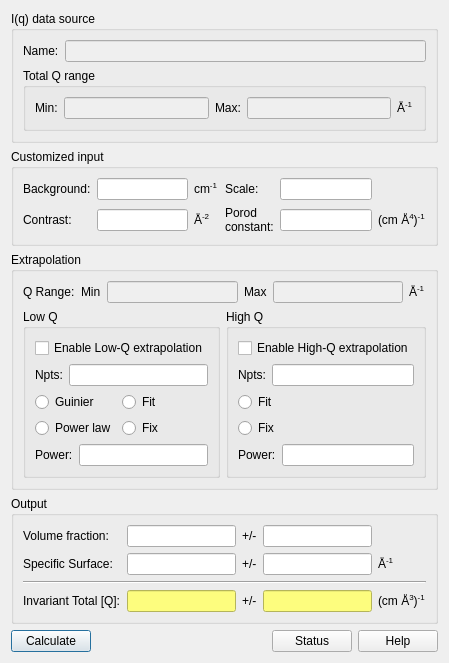
<?xml version="1.0" encoding="UTF-8"?>
<ui version="4.0">
 <class>Dialog</class>
 <widget class="QDialog" name="Dialog">
  <property name="geometry">
   <rect>
    <x>0</x>
    <y>0</y>
    <width>439</width>
    <height>636</height>
   </rect>
  </property>
  <property name="windowTitle">
   <string>Dialog</string>
  </property>
  <layout class="QGridLayout" name="gridLayout_6">
   <item row="0" column="0">
    <widget class="QGroupBox" name="groupBox">
     <property name="title">
      <string>I(q) data source</string>
     </property>
     <layout class="QGridLayout" name="gridLayout_2">
      <item row="0" column="0">
       <layout class="QHBoxLayout" name="horizontalLayout_4">
        <item>
         <widget class="QLabel" name="label">
          <property name="text">
           <string>Name:</string>
          </property>
         </widget>
        </item>
        <item>
         <widget class="QLineEdit" name="lineEdit">
          <property name="enabled">
           <bool>false</bool>
          </property>
          <property name="readOnly">
           <bool>false</bool>
          </property>
         </widget>
        </item>
       </layout>
      </item>
      <item row="1" column="0">
       <widget class="QGroupBox" name="groupBox_2">
        <property name="title">
         <string>Total Q range</string>
        </property>
        <layout class="QGridLayout" name="gridLayout">
         <item row="0" column="0">
          <layout class="QHBoxLayout" name="horizontalLayout">
           <item>
            <widget class="QLabel" name="label_3">
             <property name="text">
              <string>Min:</string>
             </property>
            </widget>
           </item>
           <item>
            <widget class="QLineEdit" name="lineEdit_2">
             <property name="enabled">
              <bool>false</bool>
             </property>
            </widget>
           </item>
           <item>
            <widget class="QLabel" name="label_4">
             <property name="text">
              <string>Max:</string>
             </property>
            </widget>
           </item>
           <item>
            <widget class="QLineEdit" name="lineEdit_3">
             <property name="enabled">
              <bool>false</bool>
             </property>
            </widget>
           </item>
           <item>
            <widget class="QLabel" name="label_2">
             <property name="text">
              <string>&lt;html&gt;&lt;head/&gt;&lt;body&gt;&lt;p&gt;Å&lt;span style=&quot; vertical-align:super;&quot;&gt;-1&lt;/span&gt;&lt;/p&gt;&lt;/body&gt;&lt;/html&gt;</string>
             </property>
            </widget>
           </item>
          </layout>
         </item>
        </layout>
       </widget>
      </item>
     </layout>
    </widget>
   </item>
   <item row="1" column="0">
    <widget class="QGroupBox" name="groupBox_3">
     <property name="title">
      <string>Customized input</string>
     </property>
     <layout class="QGridLayout" name="gridLayout_4">
      <item row="0" column="0">
       <layout class="QGridLayout" name="gridLayout_3">
        <item row="0" column="0">
         <widget class="QLabel" name="label_5">
          <property name="text">
           <string>Background:</string>
          </property>
         </widget>
        </item>
        <item row="0" column="1">
         <widget class="QLineEdit" name="lineEdit_4"/>
        </item>
        <item row="0" column="2">
         <widget class="QLabel" name="label_8">
          <property name="text">
           <string>&lt;html&gt;&lt;head/&gt;&lt;body&gt;&lt;p&gt;cm&lt;span style=&quot; vertical-align:super;&quot;&gt;-1&lt;/span&gt;&lt;/p&gt;&lt;/body&gt;&lt;/html&gt;</string>
          </property>
         </widget>
        </item>
        <item row="0" column="3">
         <widget class="QLabel" name="label_9">
          <property name="text">
           <string>Scale:</string>
          </property>
         </widget>
        </item>
        <item row="0" column="4">
         <widget class="QLineEdit" name="lineEdit_6"/>
        </item>
        <item row="1" column="0">
         <widget class="QLabel" name="label_6">
          <property name="text">
           <string>Contrast:</string>
          </property>
         </widget>
        </item>
        <item row="1" column="1">
         <widget class="QLineEdit" name="lineEdit_5"/>
        </item>
        <item row="1" column="2">
         <widget class="QLabel" name="label_7">
          <property name="text">
           <string>&lt;html&gt;&lt;head/&gt;&lt;body&gt;&lt;p&gt;Å&lt;span style=&quot; vertical-align:super;&quot;&gt;-2&lt;/span&gt;&lt;/p&gt;&lt;/body&gt;&lt;/html&gt;</string>
          </property>
         </widget>
        </item>
        <item row="1" column="3">
         <widget class="QLabel" name="label_10">
          <property name="text">
           <string>&lt;html&gt;&lt;head/&gt;&lt;body&gt;&lt;p&gt;Porod&lt;br/&gt;constant:&lt;/p&gt;&lt;/body&gt;&lt;/html&gt;</string>
          </property>
         </widget>
        </item>
        <item row="1" column="4">
         <widget class="QLineEdit" name="lineEdit_7"/>
        </item>
        <item row="1" column="5">
         <widget class="QLabel" name="label_11">
          <property name="text">
           <string>&lt;html&gt;&lt;head/&gt;&lt;body&gt;&lt;p&gt;(cm Å&lt;span style=&quot; vertical-align:super;&quot;&gt;4&lt;/span&gt;)&lt;span style=&quot; vertical-align:super;&quot;&gt;-1&lt;/span&gt;&lt;/p&gt;&lt;/body&gt;&lt;/html&gt;</string>
          </property>
         </widget>
        </item>
       </layout>
      </item>
     </layout>
    </widget>
   </item>
   <item row="2" column="0">
    <widget class="QGroupBox" name="groupBox_4">
     <property name="title">
      <string>Extrapolation</string>
     </property>
     <layout class="QGridLayout" name="gridLayout_9">
      <item row="0" column="0" colspan="2">
       <layout class="QHBoxLayout" name="horizontalLayout_2">
        <item>
         <widget class="QLabel" name="label_12">
          <property name="text">
           <string>Q Range:</string>
          </property>
         </widget>
        </item>
        <item>
         <widget class="QLabel" name="label_14">
          <property name="text">
           <string>Min</string>
          </property>
         </widget>
        </item>
        <item>
         <widget class="QLineEdit" name="lineEdit_8">
          <property name="enabled">
           <bool>false</bool>
          </property>
         </widget>
        </item>
        <item>
         <widget class="QLabel" name="label_13">
          <property name="text">
           <string>Max</string>
          </property>
         </widget>
        </item>
        <item>
         <widget class="QLineEdit" name="lineEdit_9">
          <property name="enabled">
           <bool>false</bool>
          </property>
         </widget>
        </item>
        <item>
         <widget class="QLabel" name="label_15">
          <property name="text">
           <string>&lt;html&gt;&lt;head/&gt;&lt;body&gt;&lt;p&gt;Å&lt;span style=&quot; vertical-align:super;&quot;&gt;-1&lt;/span&gt;&lt;/p&gt;&lt;/body&gt;&lt;/html&gt;</string>
          </property>
         </widget>
        </item>
       </layout>
      </item>
      <item row="1" column="0">
       <widget class="QGroupBox" name="groupBox_5">
        <property name="title">
         <string>Low Q</string>
        </property>
        <layout class="QGridLayout" name="gridLayout_7">
         <item row="0" column="0">
          <widget class="QCheckBox" name="checkBox">
           <property name="text">
            <string>Enable Low-Q extrapolation</string>
           </property>
          </widget>
         </item>
         <item row="1" column="0">
          <layout class="QHBoxLayout" name="horizontalLayout_3">
           <item>
            <widget class="QLabel" name="label_16">
             <property name="text">
              <string>Npts:</string>
             </property>
            </widget>
           </item>
           <item>
            <widget class="QLineEdit" name="lineEdit_10"/>
           </item>
          </layout>
         </item>
         <item row="2" column="0">
          <layout class="QFormLayout" name="formLayout">
           <item row="0" column="0">
            <widget class="QRadioButton" name="radioButton">
             <property name="text">
              <string>Guinier</string>
             </property>
             <attribute name="buttonGroup">
              <string notr="true">buttonGroup</string>
             </attribute>
            </widget>
           </item>
           <item row="0" column="1">
            <widget class="QRadioButton" name="radioButton_3">
             <property name="text">
              <string>Fit</string>
             </property>
             <attribute name="buttonGroup">
              <string notr="true">buttonGroup_2</string>
             </attribute>
            </widget>
           </item>
           <item row="1" column="0">
            <widget class="QRadioButton" name="radioButton_2">
             <property name="text">
              <string>Power law</string>
             </property>
             <attribute name="buttonGroup">
              <string notr="true">buttonGroup</string>
             </attribute>
            </widget>
           </item>
           <item row="1" column="1">
            <widget class="QRadioButton" name="radioButton_4">
             <property name="text">
              <string>Fix</string>
             </property>
             <attribute name="buttonGroup">
              <string notr="true">buttonGroup_2</string>
             </attribute>
            </widget>
           </item>
          </layout>
         </item>
         <item row="3" column="0">
          <layout class="QHBoxLayout" name="horizontalLayout_6">
           <item>
            <widget class="QLabel" name="label_17">
             <property name="text">
              <string>Power:</string>
             </property>
            </widget>
           </item>
           <item>
            <widget class="QLineEdit" name="lineEdit_11"/>
           </item>
          </layout>
         </item>
        </layout>
       </widget>
      </item>
      <item row="1" column="1">
       <widget class="QGroupBox" name="groupBox_6">
        <property name="title">
         <string>High Q</string>
        </property>
        <layout class="QGridLayout" name="gridLayout_8">
         <item row="0" column="0">
          <widget class="QCheckBox" name="checkBox_2">
           <property name="text">
            <string>Enable High-Q extrapolation</string>
           </property>
          </widget>
         </item>
         <item row="1" column="0">
          <layout class="QHBoxLayout" name="horizontalLayout_5">
           <item>
            <widget class="QLabel" name="label_18">
             <property name="text">
              <string>Npts:</string>
             </property>
            </widget>
           </item>
           <item>
            <widget class="QLineEdit" name="lineEdit_12"/>
           </item>
          </layout>
         </item>
         <item row="2" column="0">
          <layout class="QFormLayout" name="formLayout_2">
           <item row="0" column="0">
            <widget class="QRadioButton" name="radioButton_7">
             <property name="text">
              <string>Fit</string>
             </property>
             <attribute name="buttonGroup">
              <string notr="true">buttonGroup_3</string>
             </attribute>
            </widget>
           </item>
           <item row="1" column="0">
            <widget class="QRadioButton" name="radioButton_8">
             <property name="text">
              <string>Fix</string>
             </property>
             <attribute name="buttonGroup">
              <string notr="true">buttonGroup_3</string>
             </attribute>
            </widget>
           </item>
          </layout>
         </item>
         <item row="3" column="0">
          <layout class="QHBoxLayout" name="horizontalLayout_7">
           <item>
            <widget class="QLabel" name="label_19">
             <property name="text">
              <string>Power:</string>
             </property>
            </widget>
           </item>
           <item>
            <widget class="QLineEdit" name="lineEdit_13"/>
           </item>
          </layout>
         </item>
        </layout>
       </widget>
      </item>
     </layout>
    </widget>
   </item>
   <item row="3" column="0">
    <widget class="QGroupBox" name="groupBox_7">
     <property name="title">
      <string>Output</string>
     </property>
     <layout class="QGridLayout" name="gridLayout_5">
      <item row="0" column="0">
       <widget class="QLabel" name="label_21">
        <property name="text">
         <string>Volume fraction:</string>
        </property>
       </widget>
      </item>
      <item row="0" column="1">
       <widget class="QLineEdit" name="lineEdit_14">
        <property name="enabled">
         <bool>true</bool>
        </property>
        <property name="readOnly">
         <bool>true</bool>
        </property>
       </widget>
      </item>
      <item row="0" column="2">
       <widget class="QLabel" name="label_20">
        <property name="text">
         <string>+/-</string>
        </property>
       </widget>
      </item>
      <item row="0" column="3">
       <widget class="QLineEdit" name="lineEdit_15">
        <property name="enabled">
         <bool>true</bool>
        </property>
        <property name="readOnly">
         <bool>true</bool>
        </property>
       </widget>
      </item>
      <item row="1" column="0">
       <widget class="QLabel" name="label_22">
        <property name="text">
         <string>Specific Surface:</string>
        </property>
       </widget>
      </item>
      <item row="1" column="1">
       <widget class="QLineEdit" name="lineEdit_17">
        <property name="enabled">
         <bool>true</bool>
        </property>
        <property name="readOnly">
         <bool>true</bool>
        </property>
       </widget>
      </item>
      <item row="1" column="2">
       <widget class="QLabel" name="label_23">
        <property name="text">
         <string>+/-</string>
        </property>
       </widget>
      </item>
      <item row="1" column="3">
       <widget class="QLineEdit" name="lineEdit_16">
        <property name="enabled">
         <bool>true</bool>
        </property>
        <property name="readOnly">
         <bool>true</bool>
        </property>
       </widget>
      </item>
      <item row="1" column="4">
       <widget class="QLabel" name="label_24">
        <property name="text">
         <string>&lt;html&gt;&lt;head/&gt;&lt;body&gt;&lt;p&gt;Å&lt;span style=&quot; vertical-align:super;&quot;&gt;-1&lt;/span&gt;&lt;/p&gt;&lt;/body&gt;&lt;/html&gt;</string>
        </property>
       </widget>
      </item>
      <item row="2" column="0" colspan="5">
       <widget class="Line" name="line">
        <property name="orientation">
         <enum>Qt::Horizontal</enum>
        </property>
       </widget>
      </item>
      <item row="3" column="0">
       <widget class="QLabel" name="label_25">
        <property name="text">
         <string>Invariant Total [Q]:</string>
        </property>
       </widget>
      </item>
      <item row="3" column="1">
       <widget class="QLineEdit" name="lineEdit_19">
        <property name="enabled">
         <bool>true</bool>
        </property>
        <property name="styleSheet">
         <string notr="true">background-color: rgb(253, 253, 126);</string>
        </property>
        <property name="readOnly">
         <bool>true</bool>
        </property>
       </widget>
      </item>
      <item row="3" column="2">
       <widget class="QLabel" name="label_26">
        <property name="text">
         <string>+/-</string>
        </property>
       </widget>
      </item>
      <item row="3" column="3">
       <widget class="QLineEdit" name="lineEdit_18">
        <property name="enabled">
         <bool>true</bool>
        </property>
        <property name="styleSheet">
         <string notr="true">background-color: rgb(253, 253, 126);</string>
        </property>
        <property name="readOnly">
         <bool>true</bool>
        </property>
       </widget>
      </item>
      <item row="3" column="4">
       <widget class="QLabel" name="label_27">
        <property name="text">
         <string>&lt;html&gt;&lt;head/&gt;&lt;body&gt;&lt;p&gt;(cm Å&lt;span style=&quot; vertical-align:super;&quot;&gt;3&lt;/span&gt;)&lt;span style=&quot; vertical-align:super;&quot;&gt;-1&lt;/span&gt;&lt;/p&gt;&lt;/body&gt;&lt;/html&gt;</string>
        </property>
       </widget>
      </item>
     </layout>
    </widget>
   </item>
   <item row="4" column="0">
    <layout class="QHBoxLayout" name="horizontalLayout_8">
     <item>
      <widget class="QPushButton" name="pushButton">
       <property name="text">
        <string>Calculate</string>
       </property>
      </widget>
     </item>
     <item>
      <spacer name="horizontalSpacer">
       <property name="orientation">
        <enum>Qt::Horizontal</enum>
       </property>
       <property name="sizeHint" stdset="0">
        <size>
         <width>40</width>
         <height>20</height>
        </size>
       </property>
      </spacer>
     </item>
     <item>
      <widget class="QPushButton" name="pushButton_2">
       <property name="text">
        <string>Status</string>
       </property>
      </widget>
     </item>
     <item>
      <widget class="QPushButton" name="pushButton_3">
       <property name="text">
        <string>Help</string>
       </property>
      </widget>
     </item>
    </layout>
   </item>
  </layout>
 </widget>
 <resources/>
 <connections/>
 <buttongroups>
  <buttongroup name="buttonGroup_2"/>
  <buttongroup name="buttonGroup_3"/>
  <buttongroup name="buttonGroup"/>
 </buttongroups>
</ui>
